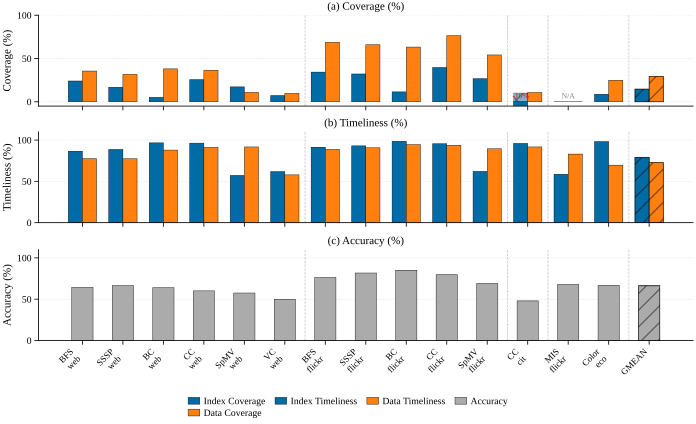

Here is the Python script that generated this plot:
#!/usr/bin/env python3
"""Fig B-2: Prefetch Quality Metrics — 15 Representative Workloads + GMEAN.

Three vertically stacked subplots (shared x-axis):
  (a) Coverage (%) — paired bars: Index Coverage, Data Coverage
  (b) Timeliness (%) — paired bars: Index Timeliness, Data Timeliness
  (c) Accuracy (%) — single bar per workload

Selection rationale:
  - web-Google (6): high speedup, demonstrates GRASP strength
  - flickr (5): dense graph, high coverage
  - cc_cit_sym (1): negative case (CC on cit-Patents loses IPC)
  - Extended (2): pann_mis_flickr, pann_color_eco
  - GMEAN: geometric mean of all 27 workloads from B-1
"""

import sys
from pathlib import Path
from collections import OrderedDict

import numpy as np

# ── Project style ────────────────────────────────────────────────────────
_REPO = Path(__file__).resolve().parents[4]
sys.path.insert(0, str(_REPO / "ima_plan/07_paper_outline/plot_style"))
from plot_util import apply_style, figsize_full, save_fig, CB10, legend_below

import matplotlib.pyplot as plt

apply_style()

OUT_DIR = Path(__file__).resolve().parent

# ── Full dataset (from B-1) for GMEAN computation ───────────────────────
# (idx_cov%, data_cov%, idx_time%, data_time%, acc%)
ALL_DATA = OrderedDict([
    # cit-Patents
    ("bfs_cit",      (34.3, 38.3, 94.20, 46.15, 99.88)),
    ("sssp_cit",     (31.6, 37.1, 94.96, 44.47, 99.70)),
    ("bc_cit",       (10.4, 40.4, 97.37, 58.79, 99.59)),
    ("cc_cit",       (-10.1, 10.7, 95.94, 91.69, 47.93)),
    ("spmv_cit",     (7.1, 2.4, 24.40, 55.21, 18.46)),
    ("vc_cit",       (2.7, 5.5, 56.85, 34.06, 23.70)),
    # web-Google
    ("bfs_web",      (24.0, 35.5, 86.47, 77.33, 64.46)),
    ("sssp_web",     (16.8, 31.7, 88.67, 77.36, 66.60)),
    ("bc_web",       (5.1, 38.0, 96.60, 87.88, 64.03)),
    ("cc_web",       (25.6, 36.4, 96.22, 91.26, 60.05)),
    ("spmv_web",     (17.2, 10.8, 57.09, 91.64, 57.48)),
    ("vc_web",       (7.2, 9.7, 61.87, 57.86, 49.78)),
    # flickr
    ("bfs_flickr",   (34.3, 68.7, 91.31, 88.74, 76.37)),
    ("sssp_flickr",  (32.1, 65.9, 92.93, 90.62, 81.68)),
    ("bc_flickr",    (11.4, 63.2, 98.48, 94.54, 85.04)),
    ("cc_flickr",    (39.6, 76.4, 95.54, 93.64, 79.55)),
    ("spmv_flickr",  (26.7, 54.1, 62.16, 89.38, 68.83)),
    # roadNet-CA
    ("bfs_road",     (17.5, 42.8, 88.21, 59.82, 100.00)),
    ("sssp_road",    (8.0, 52.1, 94.22, 68.37, 100.00)),
    ("bc_road",      (16.3, 55.1, 88.41, 75.11, 98.99)),
    ("cc_road",      (17.4, 85.7, 93.35, 89.57, 88.96)),
    ("spmv_road",    (20.9, 78.4, 89.12, 84.16, 87.42)),
    ("vc_road",      (3.6, 58.4, 89.16, 67.81, 68.98)),
    # soc-LJ1
    ("bfs_socLJ",    (20.3, 23.4, 87.54, 84.11, 49.05)),
    ("spmv_socLJ",   (13.1, 3.2, 43.51, 71.06, 44.25)),
    # Pannotia extended
    ("mis_flickr",   (None, None, 58.67, 82.99, 67.91)),
    ("color_eco",    (8.7, 24.9, 98.20, 69.59, 66.57)),
])


def gmean_positive(vals):
    """Geometric mean of positive values only (skip None and <=0)."""
    pos = [v for v in vals if v is not None and v > 0]
    if not pos:
        return 0.0
    return float(np.exp(np.mean(np.log(pos))))


# ── Compute GMEAN across all 27 workloads ────────────────────────────────
all_vals = list(ALL_DATA.values())
gmean_idx_cov   = gmean_positive([d[0] for d in all_vals])
gmean_data_cov  = gmean_positive([d[1] for d in all_vals])
gmean_idx_time  = gmean_positive([d[2] for d in all_vals])
gmean_data_time = gmean_positive([d[3] for d in all_vals])
gmean_acc       = gmean_positive([d[4] for d in all_vals])

# ── Representative 15 workloads + GMEAN ──────────────────────────────────
DATA = OrderedDict([
    # web-Google (6) — high speedup showcase
    ("BFS\nweb",      ALL_DATA["bfs_web"]),
    ("SSSP\nweb",     ALL_DATA["sssp_web"]),
    ("BC\nweb",       ALL_DATA["bc_web"]),
    ("CC\nweb",       ALL_DATA["cc_web"]),
    ("SpMV\nweb",     ALL_DATA["spmv_web"]),
    ("VC\nweb",       ALL_DATA["vc_web"]),

    # flickr (5) — dense graph, high coverage
    ("BFS\nflickr",   ALL_DATA["bfs_flickr"]),
    ("SSSP\nflickr",  ALL_DATA["sssp_flickr"]),
    ("BC\nflickr",    ALL_DATA["bc_flickr"]),
    ("CC\nflickr",    ALL_DATA["cc_flickr"]),
    ("SpMV\nflickr",  ALL_DATA["spmv_flickr"]),

    # Negative case
    ("CC\ncit",       ALL_DATA["cc_cit"]),

    # Extended
    ("MIS\nflickr",   ALL_DATA["mis_flickr"]),
    ("Color\neco",    ALL_DATA["color_eco"]),

    # GMEAN
    ("GMEAN",         (gmean_idx_cov, gmean_data_cov,
                       gmean_idx_time, gmean_data_time, gmean_acc)),
])

# Group boundaries: web(6) | flickr(5) | negative(1) | extended(2) | gmean(1)
GROUP_BOUNDARIES = [6, 11, 12, 14]

# ── Unpack ────────────────────────────────────────────────────────────────
labels = list(DATA.keys())
idx_cov   = [d[0] for d in DATA.values()]
data_cov  = [d[1] for d in DATA.values()]
idx_time  = [d[2] for d in DATA.values()]
data_time = [d[3] for d in DATA.values()]
accuracy  = [d[4] for d in DATA.values()]


def safe_val(v):
    """Convert None to 0 for plotting."""
    return 0.0 if v is None else v


# ── Plot ──────────────────────────────────────────────────────────────────
n = len(labels)
x = np.arange(n)
bar_w = 0.35

fig, axes = plt.subplots(
    3, 1, figsize=figsize_full(aspect=0.55),
    constrained_layout=True, sharex=True,
)
ax_cov, ax_time, ax_acc = axes

# ── (a) Coverage ─────────────────────────────────────────────────────────
bars_ic = ax_cov.bar(x - bar_w / 2, [safe_val(v) for v in idx_cov],
                     bar_w, color=CB10[0], edgecolor="black", linewidth=0.3,
                     label="Index Coverage")
bars_dc = ax_cov.bar(x + bar_w / 2, [safe_val(v) for v in data_cov],
                     bar_w, color=CB10[1], edgecolor="black", linewidth=0.3,
                     label="Data Coverage")

# Mark negative coverage (cc_cit Idx Cov = -10.1%)
for i, v in enumerate(idx_cov):
    if v is not None and v < 0:
        ax_cov.bar(x[i] - bar_w / 2, abs(v), bar_w,
                   color=CB10[0], edgecolor="black", linewidth=0.3,
                   hatch="xx", alpha=0.5)
        ax_cov.text(x[i] - bar_w / 2, 2, f"{v:.0f}%",
                    ha="center", va="bottom", fontsize=5.5, color="red")

# Mark N/A coverage (MIS flickr)
for i, (ic, dc) in enumerate(zip(idx_cov, data_cov)):
    if ic is None:
        ax_cov.text(x[i], 2, "N/A", ha="center", va="bottom",
                    fontsize=5.5, color="gray")

# Highlight GMEAN bar
gmean_idx = n - 1
ax_cov.bar(x[gmean_idx] - bar_w / 2, safe_val(idx_cov[gmean_idx]),
           bar_w, color=CB10[0], edgecolor="black", linewidth=0.6,
           alpha=0.6, hatch="//")
ax_cov.bar(x[gmean_idx] + bar_w / 2, safe_val(data_cov[gmean_idx]),
           bar_w, color=CB10[1], edgecolor="black", linewidth=0.6,
           alpha=0.6, hatch="//")

ax_cov.set_ylabel("Coverage (%)")
ax_cov.set_ylim(-5, 100)
ax_cov.set_title("(a) Coverage (%)", fontsize=8, pad=4)

# ── (b) Timeliness ───────────────────────────────────────────────────────
ax_time.bar(x - bar_w / 2, idx_time, bar_w,
            color=CB10[0], edgecolor="black", linewidth=0.3,
            label="Index Timeliness")
ax_time.bar(x + bar_w / 2, data_time, bar_w,
            color=CB10[1], edgecolor="black", linewidth=0.3,
            label="Data Timeliness")

# GMEAN hatch overlay
ax_time.bar(x[gmean_idx] - bar_w / 2, idx_time[gmean_idx],
            bar_w, color=CB10[0], edgecolor="black", linewidth=0.6,
            alpha=0.6, hatch="//")
ax_time.bar(x[gmean_idx] + bar_w / 2, data_time[gmean_idx],
            bar_w, color=CB10[1], edgecolor="black", linewidth=0.6,
            alpha=0.6, hatch="//")

ax_time.set_ylabel("Timeliness (%)")
ax_time.set_ylim(0, 110)
ax_time.set_title("(b) Timeliness (%)", fontsize=8, pad=4)

# ── (c) Accuracy ─────────────────────────────────────────────────────────
ax_acc.bar(x, accuracy, bar_w * 1.5, color=CB10[2], edgecolor="black",
           linewidth=0.3, label="Accuracy")

# GMEAN hatch overlay
ax_acc.bar(x[gmean_idx], accuracy[gmean_idx], bar_w * 1.5,
           color=CB10[2], edgecolor="black", linewidth=0.6,
           alpha=0.6, hatch="//")

ax_acc.set_ylabel("Accuracy (%)")
ax_acc.set_ylim(0, 110)
ax_acc.set_title("(c) Accuracy (%)", fontsize=8, pad=4)

# ── Shared formatting ────────────────────────────────────────────────────
ax_acc.set_xticks(x)
ax_acc.set_xticklabels(labels, fontsize=6.5, rotation=45, ha="right")

# Vertical group separators
for ax in axes:
    for b in GROUP_BOUNDARIES:
        ax.axvline(x=b - 0.5, color="gray", linestyle="--",
                   linewidth=0.5, alpha=0.5)

# Shared legend below figure
legend_below(fig, axes, ncol=4, y=-0.02, fontsize=7)

# ── Save ──────────────────────────────────────────────────────────────────
save_fig(fig, "proto_figB2_quality_repr", OUT_DIR)
plt.close(fig)

print(f"Saved: {OUT_DIR}/proto_figB2_quality_repr.pdf + .svg")
print(f"Workloads: {n} (including GMEAN)")
print(f"\nGMEAN values:")
print(f"  Idx Coverage:  {gmean_idx_cov:.1f}%")
print(f"  Data Coverage: {gmean_data_cov:.1f}%")
print(f"  Idx Timeliness:  {gmean_idx_time:.1f}%")
print(f"  Data Timeliness: {gmean_data_time:.1f}%")
print(f"  Accuracy:        {gmean_acc:.1f}%")
